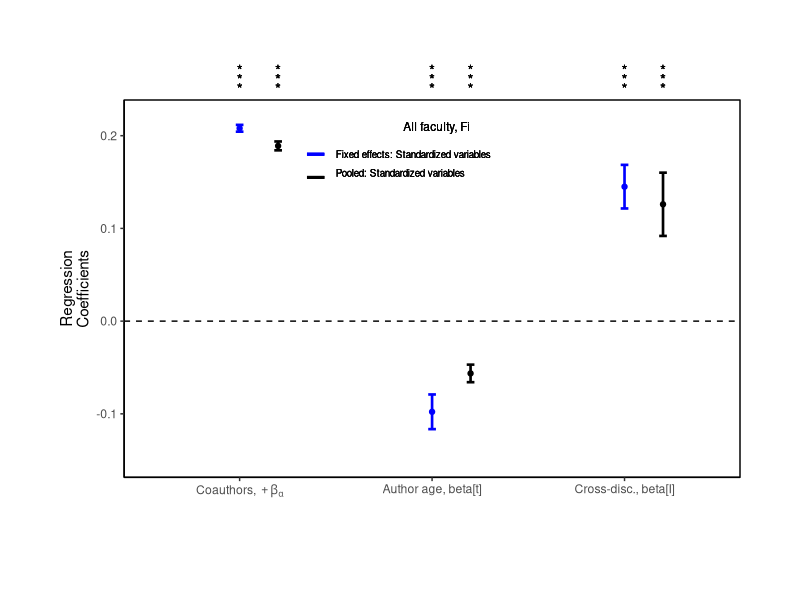

Recreate this plot in R.
library(ggplot2)
library(dplyr)
library(forcats)

df <- data.frame(parameters = c("co-authors", "author_age", "cross-disc"),
                 fe_standardized = c(0.208, -0.0978, 0.145),
                 fe_stand_error = c(0.00365, 0.0187, 0.0235)
                 )
pooled_df = data.frame(parameters = c("co-authors", "author_age", "cross-disc"),
                       fe_standardized = c(0.189, -0.0564, 0.126),
                       fe_stand_error = c(0.00479, 0.00947, 0.0341)
                  )

fig5A <- ggplot(df, aes(x=parameters, y=fe_standardized))

fig5A + 
  geom_point(data = df, 
#             aes(x=c(0.9, 1.9, 2.9), y=fe_standardized),
             colour = "blue", size = 1.5) +
  geom_errorbar(aes(ymin = fe_standardized + fe_stand_error, 
                    ymax = fe_standardized - fe_stand_error),
#                    x=c(0.9, 1.9, 2.9),
                width=0.04, colour = "blue", size=0.9) +

  geom_point(data = pooled_df, 
             aes(x = c(1.2, 2.2, 3.2), y=fe_standardized),
             colour = "black", size = 1.5) +
  geom_errorbar(data = pooled_df, 
                aes(x=c(1.2, 2.2, 3.2),
                ymin = fe_standardized + fe_stand_error, 
                ymax = fe_standardized - fe_stand_error), 
                width=0.04, colour = "black", size=0.9) +
  
  coord_cartesian(ylim = c(-.15, .22), clip = 'off') +
  theme(plot.margin = unit(c(5,3,4,3), "lines"))  +
  geom_hline(yintercept=c(0,3), linetype="dashed") +
  
  geom_text(aes(x=1.0,y=0.27,label="*")) +
  geom_text(aes(x=1.0,y=0.26,label="*")) +
  geom_text(aes(x=1.0,y=0.25,label="*")) +
  
  geom_text(aes(x=2.0,y=0.27,label="*")) +
  geom_text(aes(x=2.0,y=0.26,label="*")) +
  geom_text(aes(x=2.0,y=0.25,label="*")) +

  geom_text(aes(x=3.0,y=0.27,label="*")) +
  geom_text(aes(x=3.0,y=0.26,label="*")) +
  geom_text(aes(x=3.0,y=0.25,label="*")) +

  geom_text(aes(x=1.2,y=0.27,label="*")) +
  geom_text(aes(x=1.2,y=0.26,label="*")) +
  geom_text(aes(x=1.2,y=0.25,label="*")) +
  
  geom_text(aes(x=2.2,y=0.27,label="*")) +
  geom_text(aes(x=2.2,y=0.26,label="*")) +
  geom_text(aes(x=2.2,y=0.25,label="*")) +
  
  geom_text(aes(x=3.2,y=0.27,label="*")) +
  geom_text(aes(x=3.2,y=0.26,label="*")) +
  geom_text(aes(x=3.2,y=0.25,label="*")) +
  
  theme(axis.line = element_line(colour = "black"),
      panel.background = element_blank(),
      panel.border = element_rect(colour = "black", fill=NA, size=.5)
  ) +
  
  labs(x = "", y = "Regression\nCoefficients") +
  geom_text(aes(x=1.85,y=0.21,label="All faculty, Fi"), size = 3.0, hjust = 0) +
  geom_text(size = 2.5, hjust = 0, 
            aes(x=1.5,y=0.18, label="Fixed effects: Standardized variables")) +
  geom_text(size = 2.5, hjust = 0, 
            aes(x=1.5,y=0.16, label="Pooled: Standardized variables")) +
  geom_segment(aes(x= 1.35,y=0.18,xend=1.44,yend=0.18), 
               size = 1, colour = "blue") +
  geom_segment(aes(x= 1.35,y=0.155,xend=1.44,yend=0.155), 
               size = 1, colour = "black") +

  aes(x = fct_inorder(parameters)) +
  scale_x_discrete("", labels = c(expression("Coauthors, " + beta[alpha]), 
                                  expression("Author age, beta[t]"), 
                                  expression("Cross-disc., beta[I]")))
  
